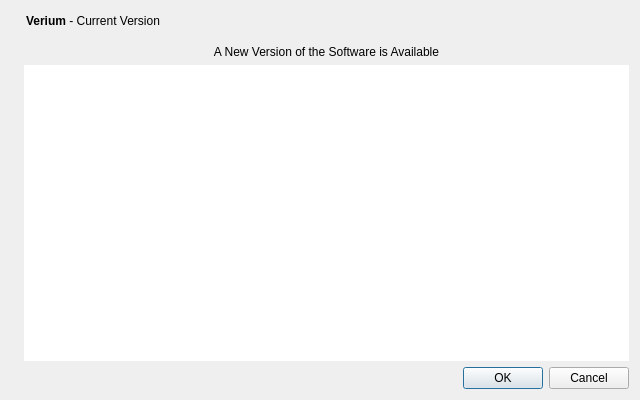
<?xml version="1.0" encoding="UTF-8"?>
<ui version="4.0">
 <class>UpdateDialog</class>
 <widget class="QDialog" name="UpdateDialog">
  <property name="geometry">
   <rect>
    <x>0</x>
    <y>0</y>
    <width>640</width>
    <height>400</height>
   </rect>
  </property>
  <property name="windowTitle">
   <string>Verium Update</string>
  </property>
  <layout class="QHBoxLayout" name="horizontalLayout_2">
   <item>
    <widget class="QLabel" name="label_4">
     <property name="sizePolicy">
      <sizepolicy hsizetype="Preferred" vsizetype="Ignored">
       <horstretch>0</horstretch>
       <verstretch>0</verstretch>
      </sizepolicy>
     </property>
     <property name="pixmap">
      <pixmap resource="../bitcoin.qrc">:/images/aboutBackground</pixmap>
     </property>
    </widget>
   </item>
   <item>
    <layout class="QVBoxLayout" name="verticalLayout_2">
     <item>
      <layout class="QHBoxLayout" name="horizontalLayout">
       <property name="leftMargin">
        <number>2</number>
       </property>
       <property name="bottomMargin">
        <number>8</number>
       </property>
       <item>
        <widget class="QLabel" name="label">
         <property name="cursor">
          <cursorShape>IBeamCursor</cursorShape>
         </property>
         <property name="text">
          <string>&lt;html&gt;&lt;head/&gt;&lt;body&gt;&lt;p&gt;&lt;span style=&quot; font-weight:600;&quot;&gt;Verium&lt;/span&gt; - Current Version&lt;/p&gt;&lt;/body&gt;&lt;/html&gt;</string>
         </property>
         <property name="textInteractionFlags">
          <set>Qt::LinksAccessibleByMouse|Qt::TextSelectableByKeyboard|Qt::TextSelectableByMouse</set>
         </property>
        </widget>
       </item>
       <item>
        <widget class="QLabel" name="versionLabel">
         <property name="cursor">
          <cursorShape>IBeamCursor</cursorShape>
         </property>
         <property name="text">
          <string notr="true"/>
         </property>
         <property name="textInteractionFlags">
          <set>Qt::LinksAccessibleByMouse|Qt::TextSelectableByKeyboard|Qt::TextSelectableByMouse</set>
         </property>
        </widget>
       </item>
       <item>
        <spacer name="horizontalSpacer">
         <property name="orientation">
          <enum>Qt::Horizontal</enum>
         </property>
         <property name="sizeHint" stdset="0">
          <size>
           <width>40</width>
           <height>20</height>
          </size>
         </property>
        </spacer>
       </item>
      </layout>
     </item>
     <item>
      <widget class="QLabel" name="title">
       <property name="cursor">
        <cursorShape>IBeamCursor</cursorShape>
       </property>
       <property name="text">
        <string>A New Version of the Software is Available</string>
       </property>
       <property name="alignment">
        <set>Qt::AlignHCenter|Qt::AlignTop</set>
       </property>
       <property name="margin">
        <number>2</number>
       </property>
       <property name="textInteractionFlags">
        <set>Qt::LinksAccessibleByMouse</set>
       </property>
      </widget>
     </item>
     <item>
      <widget class="QTextEdit" name="description">
       <property name="frameShape">
        <enum>QFrame::NoFrame</enum>
       </property>
       <property name="horizontalScrollBarPolicy">
        <enum>Qt::ScrollBarAlwaysOff</enum>
       </property>
       <property name="undoRedoEnabled">
        <bool>false</bool>
       </property>
       <property name="readOnly">
        <bool>true</bool>
       </property>
       <property name="cursorWidth">
        <number>1</number>
       </property>
       <property name="placeholderText">
        <string extracomment="This is the description of the change."/>
       </property>
      </widget>
     </item>
     <item>
      <widget class="QDialogButtonBox" name="buttonBox">
       <property name="orientation">
        <enum>Qt::Horizontal</enum>
       </property>
       <property name="standardButtons">
        <set>QDialogButtonBox::Cancel|QDialogButtonBox::Ok</set>
       </property>
      </widget>
     </item>
    </layout>
   </item>
  </layout>
 </widget>
 <resources>
  <include location="../bitcoin.qrc"/>
 </resources>
 <connections>
  <connection>
   <sender>buttonBox</sender>
   <signal>rejected()</signal>
   <receiver>UpdateDialog</receiver>
   <slot>reject()</slot>
   <hints>
    <hint type="sourcelabel">
     <x>428</x>
     <y>308</y>
    </hint>
    <hint type="destinationlabel">
     <x>286</x>
     <y>274</y>
    </hint>
   </hints>
  </connection>
  <connection>
   <sender>buttonBox</sender>
   <signal>accepted()</signal>
   <receiver>UpdateDialog</receiver>
   <slot>accept()</slot>
   <hints>
    <hint type="sourcelabel">
     <x>360</x>
     <y>308</y>
    </hint>
    <hint type="destinationlabel">
     <x>157</x>
     <y>274</y>
    </hint>
   </hints>
  </connection>
 </connections>
</ui>
